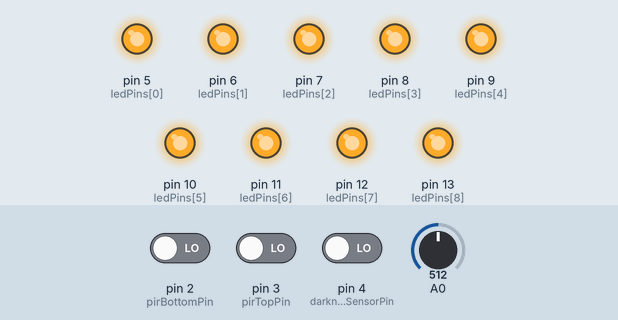
Simulated run of this sketch. Board: Arduino Uno, built with avr-gcc and run on an emulated ATmega328P. Shown: output pins drawn as LEDs (lit = HIGH). Inputs (shaded band) come from the test bench; at power-on: pin 2 (pirBottomPin) LOW, pin 4 (darknessSensorPin) LOW, pin 3 (pirTopPin) LOW, A0 = 512.

Above: at 4.3 s.
4.4 s: pin 2 (pirBottomPin) driven HIGH
At 4.8 s:
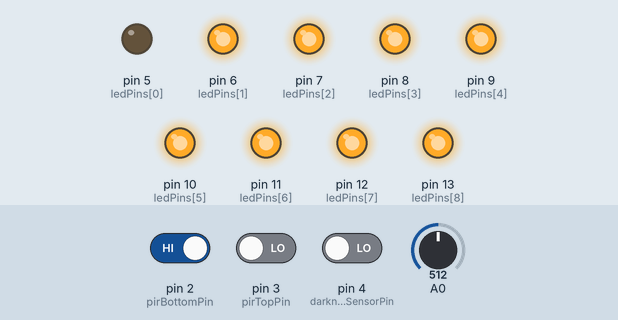
7.4 s: pin 4 (darknessSensorPin) driven HIGH
At 8.6 s:
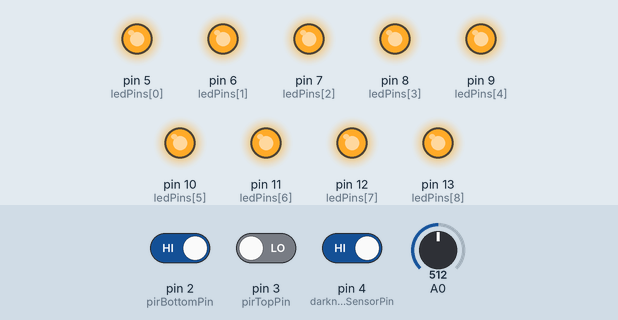
8.9 s: pin 4 (darknessSensorPin) driven LOW
At 14.3 s:
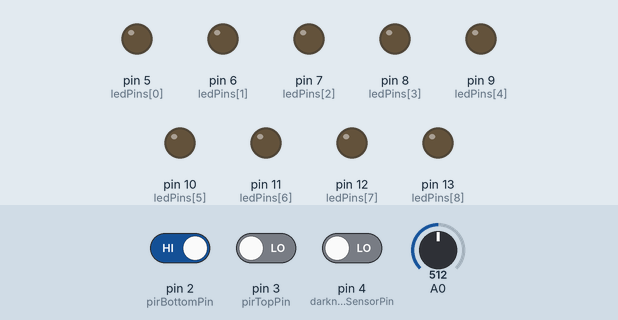
Timing chart, 0 to 15.8 s (numbered marks = the images above; inputs shaded):
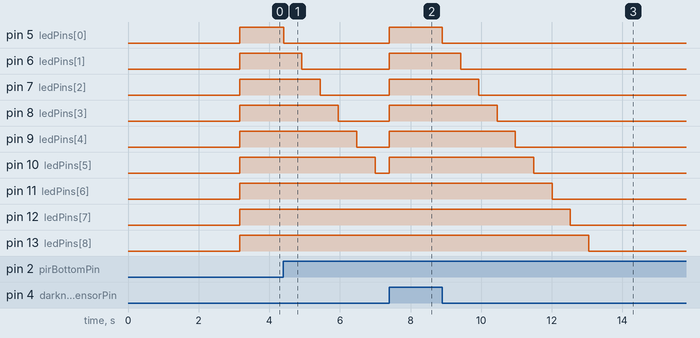

The sketch:

main01.ino
```cpp
#define DEBUG false

//OUTPUT
const int ledPins[] = {5,6,7,8,9,10,11,12,13};
const int ledsNo = 9;
bool ledStates[] = {false, false, false, false, false, false, false, false, false};

////testing
//const int ledPins[] = {10,11,12,13}
//const boolean ledStates[] = {false, false, false, false};
//const int ledsNo = 4;

int phase = 0; //0-idle,
               //1-turning on from bottom to top,
               //2-turning off from bottom to top,
               //3-turning on from top to bottom,
               //4-turning off from top to bottom
int switchingTime = 0; //current step time when switching lights on/off
const int switchingInterval = 500; //interval between lights
int nextLedToSwitch = 0;

//INPUT
//int lightTimePin = A0 //potentiometer
const int pirBottomPin = 2;
const int pirTopPin = 3;
const int darknessSensorPin = 4;

//Light time
int lightTime = 0;
int lightTimeToler = 2; //tolerance of reading light time potentiometer
int potentiometerValCurr = 0;
int potentiometerValPrev = 0;

//PIR sensors
int calibrationTime = 3; //the time we give the sensor to calibrate (10-60 secs according to the datasheet)[s]

int cycleTime = 5; //time of one loop iteration [ms]
int workTime = 0; //current time of working of light [ms]
bool duringWork = false; //flag if the light is shining

int evalLightTime(int potentiometerValue) {
  float potentiometerValueFloat = potentiometerValue;
  potentiometerValueFloat = (potentiometerValueFloat / 1023) * 300;
  int lightTime = potentiometerValueFloat;
  return lightTime;
}

void setup() {
  //init serial port
  Serial.begin(9600);

  if (DEBUG) Serial.println("Trwa inicjowanie...");

  //Led reset
  for (int i = 0; i < ledsNo; i++) {
    pinMode(ledPins[i], OUTPUT);
    digitalWrite(ledPins[i], LOW);
  }
  if (DEBUG) Serial.println("Reset LED");

  //Read light time
  for (int i=0; i<100; i++) {
    potentiometerValCurr = analogRead(A0);
    delay(1);
  }
  potentiometerValPrev = potentiometerValCurr;
  lightTime = evalLightTime(potentiometerValCurr);
  printLightTime();

  if (DEBUG) Serial.print("Czas cyklu: ");
  if (DEBUG) Serial.print(cycleTime);
  if (DEBUG) Serial.println("ms");

  //Init PIR sensors
  pinMode(pirBottomPin, INPUT_PULLUP);
  pinMode(pirTopPin, INPUT_PULLUP);
  pinMode(darknessSensorPin, INPUT);

  if (DEBUG) Serial.print("kalibrowanie czujników ");
  for(int i = 0; i < calibrationTime; i++){
    if (DEBUG) Serial.print(".");
    delay(1000);
  }
  if (DEBUG) Serial.print(" ukończono w czasie ");
  if (DEBUG) Serial.print(calibrationTime);
  if (DEBUG) Serial.println("s");
  digitalWrite(pirBottomPin, LOW);
  digitalWrite(pirTopPin, LOW);
  digitalWrite(darknessSensorPin, LOW);
  if (DEBUG) Serial.println("PIR DÓŁ AKTYWNY");
  if (DEBUG) Serial.println("PIR GÓRA AKTYWNY");
  if (DEBUG) Serial.println("CZUJNIK ZMIERZCHU AKTYWNY");
  delay(50);
}

void loop() {
  handleLightTimeChanged();

  //PIR sensors
  int pirBottomState = digitalRead(pirBottomPin); //read only once per cycle
  int pirTopState = digitalRead(pirTopPin);
  int darknessSensorState = digitalRead(darknessSensorPin);

  printSensorsStates(pirBottomState, pirTopState, darknessSensorState);

  if (darknessSensorState == HIGH) {
    phase = 0; //idle
  }
  else {
    if ( (pirBottomState == HIGH) || (pirTopState == HIGH) ) {
      workTime = lightTime * 1000;
      duringWork = true;
      if (pirBottomState == HIGH) {
        if (phase == 0) {
          switchingTime = 0;
          nextLedToSwitch = 0;
          phase = 1; //turning on from bottom to top
          if (DEBUG) Serial.println("Faza=1 zapalanie z dołu na górę");
        }
      }
      if (pirTopState == HIGH) {
        if (phase == 0) {
          switchingTime = 0;
          nextLedToSwitch = ledsNo - 1;
          phase = 3; //turning on from top to bottom
          if (DEBUG) Serial.println("Faza=3 zapalanie z góry na dół");
        }
      }
      if (phase == 2) {
        switchingTime = 0;
        nextLedToSwitch = 0;
        phase = 1;
        for (int i = 0; i < ledsNo; i++) ledStates[i] = true;
      }
      if (phase == 4) {
        switchingTime = 0;
        nextLedToSwitch = ledsNo - 1;
        phase = 3;
        for (int i = 0; i < ledsNo; i++) ledStates[i] = true;
      }
    }
    if( (pirBottomState == LOW) && (pirTopState == LOW) && duringWork ){
      workTime -= cycleTime;
      if (workTime < 0) workTime = 0;
      if (workTime % 1000 == 0 && workTime != 0) if (DEBUG) Serial.println("Pozostało: " + String(workTime/1000) + "s");
    }
    if ( (pirBottomState == LOW) && (pirTopState == LOW) && (workTime <= 50) && duringWork ) {
      if (phase == 1) {
        if (DEBUG) Serial.println("Faza=2 gaszenie z dołu na górę");
        switchingTime = 0;
        nextLedToSwitch = 0;
        phase = 2;
      }
      if (phase == 3) {
        if (DEBUG) Serial.println("Faza=4 gaszenie z góry na dół");
        switchingTime = 0;
        nextLedToSwitch = ledsNo - 1;
        phase = 4;
      }
    }
  }

  handlePhase();
  handleLights();

  delay(cycleTime);
}

void handlePhase() {
  if (phase == 0) {
    for (int i = 0; i < ledsNo; i++ ) ledStates[i] = false;
    duringWork = false;
  }
  else if (phase == 1) {
    duringWork = true;
    switchingTime += cycleTime;
    if ( (switchingTime > (nextLedToSwitch * switchingInterval)) && (nextLedToSwitch < ledsNo ) ) {
      if (DEBUG) Serial.println("Zapalanie " + String(nextLedToSwitch));
      ledStates[nextLedToSwitch++] = true;
    }
  }
  else if (phase == 2) {
    duringWork = true;
    switchingTime += cycleTime;
    if ( (switchingTime > (nextLedToSwitch * switchingInterval)) && (nextLedToSwitch < ledsNo ) ) {
      if (DEBUG) Serial.println("Gaszenie " + String(nextLedToSwitch));
      ledStates[nextLedToSwitch++] = false;
    }
    if (nextLedToSwitch == ledsNo) {
      duringWork = false;
      phase = 0;
      if (DEBUG) Serial.println("Faza=0 czuwanie");
    }
  }
  else if (phase == 3) {
    duringWork = true;
    switchingTime += cycleTime;
    if ( (switchingTime > ((ledsNo - nextLedToSwitch - 1) * switchingInterval)) && (nextLedToSwitch > -1) ) {
      if (DEBUG) Serial.println("Zapalanie " + String(nextLedToSwitch));
      ledStates[nextLedToSwitch--] = true;
    }
  }
  else if (phase == 4) {
    duringWork = true;
    switchingTime += cycleTime;
    if ( (switchingTime > ((ledsNo - nextLedToSwitch - 1) * switchingInterval)) && (nextLedToSwitch > -1) ) {
      if (DEBUG) Serial.println("Gaszenie " + String(nextLedToSwitch));
      ledStates[nextLedToSwitch--] = false;
    }
    if (nextLedToSwitch == -1) {
      duringWork = false;
      phase = 0;
      if (DEBUG) Serial.println("Faza=0 czwanie");
    }
  }
}

void handleLightTimeChanged() {
  potentiometerValCurr = analogRead(A0);
  if ( (potentiometerValCurr < (potentiometerValPrev-lightTimeToler) ) ||
    (potentiometerValCurr > (potentiometerValPrev+lightTimeToler) ) ) {
    potentiometerValPrev = potentiometerValCurr;
    lightTime = evalLightTime(potentiometerValCurr);
    printLightTime();
  }
}

void printLightTime() {
    if (DEBUG) Serial.print("                                              Czas świecenia: ");
    if (DEBUG) Serial.print(lightTime);
    if (DEBUG) Serial.println("s");
}

//switch light on/off according to its state
void handleLights() {
  for (int i = 0; i < ledsNo; i++) {
    if (ledStates[i]) {
      digitalWrite(ledPins[i], LOW); //przekazniki wyzwalane stanem niskim, a nie wysokim
    }
    else {
      digitalWrite(ledPins[i], HIGH);
    }
  }
}

void printSensorsStates(int pirBottomState, int pirTopState, int darknessSensorState) {
  if (DEBUG) {
    const int toler = 5;
    const int interval = 1000;
    short matchingInterval = millis() % interval;
    if (matchingInterval < toler && matchingInterval > -toler){
      Serial.println("            PIR DÓŁ [ "+String(pirBottomState)+" ] PIR GÓRA [ "+String(pirTopState)+" ] ZMIERZCH [ "+String(darknessSensorState)+" ]");
    }
  }
}

void printWorkTime(int workTime) {
  if (DEBUG) {
    const int toler = 5;
    const int interval = 1000;
    short matchingInterval = millis() % interval;
    if (matchingInterval < toler && matchingInterval > -toler){
      Serial.println("Pozostało: " + String(workTime/1000) + "s");
    }
  }
}
```

Measured:
- after the input at 4.4 s, pin 5 (ledPins[0]): HIGH → LOW at once; pin 6 (ledPins[1]): HIGH → LOW after 0.52 s; pin 7 (ledPins[2]): HIGH → LOW after 1.0 s; pin 8 (ledPins[3]): HIGH → LOW after 1.6 s; pin 9 (ledPins[4]): HIGH → LOW after 2.1 s
- after the input at 7.4 s, pin 5 (ledPins[0]), pin 6 (ledPins[1]): LOW → HIGH at once
- after the input at 8.9 s, pin 5 (ledPins[0]): HIGH → LOW at once; pin 6 (ledPins[1]): HIGH → LOW after 0.52 s; pin 7 (ledPins[2]): HIGH → LOW after 1.0 s; pin 8 (ledPins[3]): HIGH → LOW after 1.6 s; pin 9 (ledPins[4]): HIGH → LOW after 2.1 s
